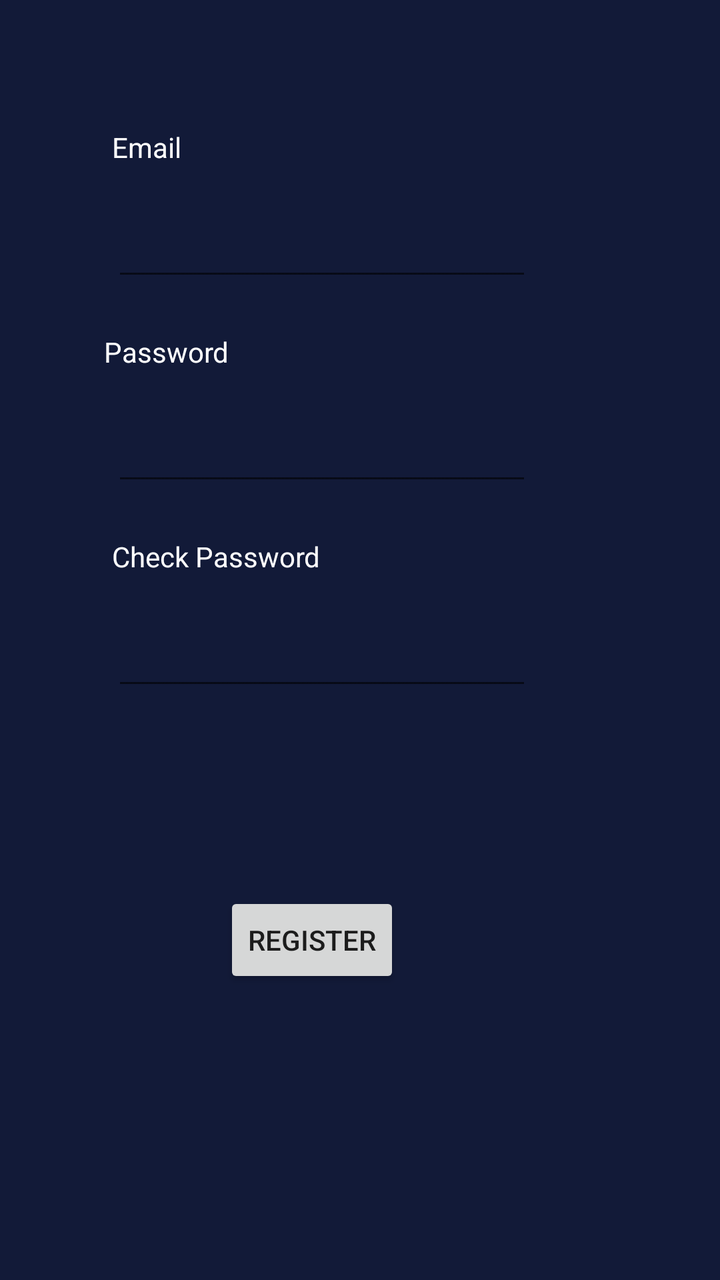
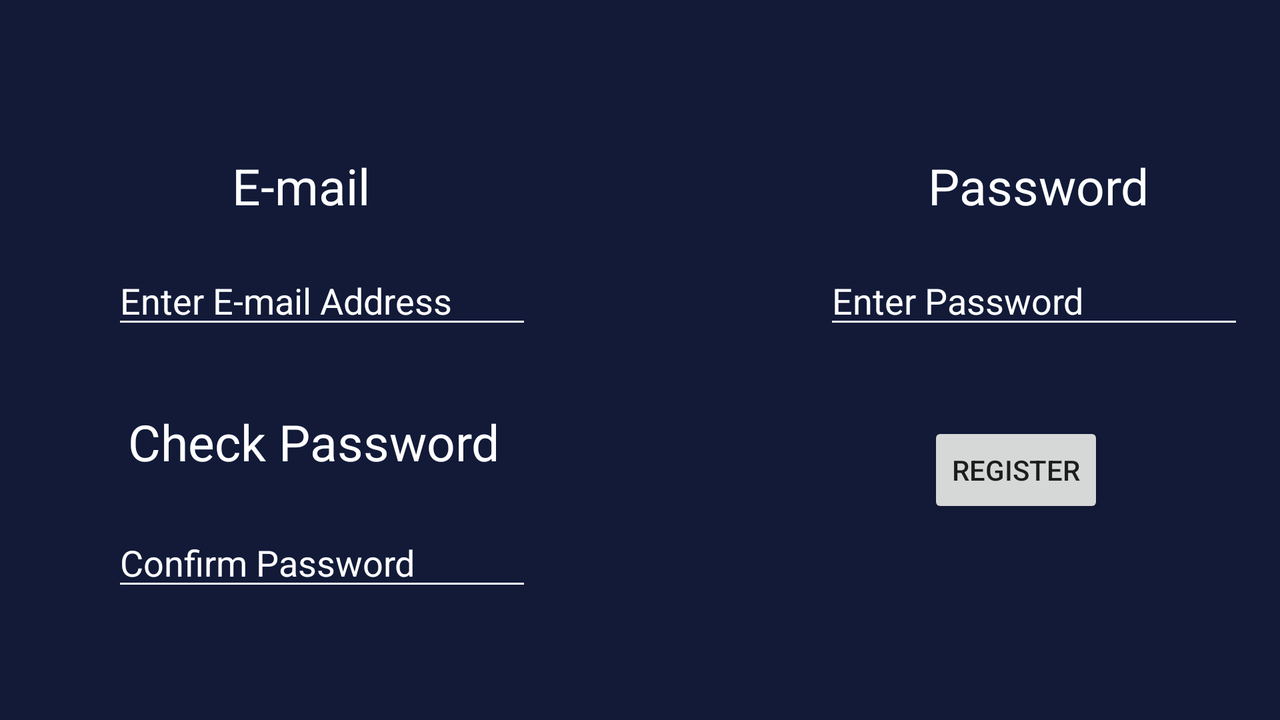

Two renders of one Android screen. The first uses the default layout on a phone; the second uses the alternative layout the repository ships for a different screen configuration, on a matching device. The two XML files are below.
<!-- AndroidManifest.xml: application theme AppTheme.Launcher -->
<!-- res/layout/activity_registration.xml -->
<?xml version="1.0" encoding="utf-8"?>
<androidx.constraintlayout.widget.ConstraintLayout xmlns:android="http://schemas.android.com/apk/res/android"
    xmlns:app="http://schemas.android.com/apk/res-auto"
    xmlns:tools="http://schemas.android.com/tools"
    android:layout_width="match_parent"
    android:layout_height="match_parent"
    android:background="#121a38"
    tools:context=".Registration">


    <EditText
        android:id="@+id/enterPassword"
        android:layout_width="wrap_content"
        android:layout_height="wrap_content"
        android:layout_marginStart="56dp"
        android:layout_marginTop="21dp"
        android:ems="10"
        android:inputType="textPassword"
        android:textColor="#FFFFFF"
        app:layout_constraintStart_toStartOf="parent"
        app:layout_constraintTop_toBottomOf="@+id/checkpassword" />

    <TextView
        android:id="@+id/Email"
        android:layout_width="wrap_content"
        android:layout_height="wrap_content"
        android:layout_marginStart="56dp"
        android:layout_marginTop="64dp"
        android:text="Email"
        android:textColor="#FFFFFF"
        app:layout_constraintStart_toStartOf="parent"
        app:layout_constraintTop_toTopOf="parent" />

    <TextView
        android:id="@+id/checkpassword"
        android:layout_width="wrap_content"
        android:layout_height="wrap_content"
        android:layout_marginStart="56dp"
        android:layout_marginTop="21dp"
        android:text="Check Password"
        android:textColor="#FFFFFF"
        app:layout_constraintStart_toStartOf="parent"
        app:layout_constraintTop_toBottomOf="@+id/EnterPassword" />

    <TextView
        android:id="@+id/Password"
        android:layout_width="wrap_content"
        android:layout_height="wrap_content"
        android:layout_marginStart="52dp"
        android:layout_marginTop="21dp"
        android:text="Password"
        android:textColor="#FFFFFF"
        app:layout_constraintStart_toStartOf="parent"
        app:layout_constraintTop_toBottomOf="@+id/EnterEmail" />


    <Button
        android:id="@+id/regButton"
        android:layout_width="wrap_content"
        android:layout_height="wrap_content"
        android:layout_marginStart="112dp"
        android:layout_marginTop="96dp"
        android:text="Register"
        app:layout_constraintStart_toStartOf="parent"
        app:layout_constraintTop_toBottomOf="@+id/enterPassword" />

    <TextView
        android:id="@+id/message"
        android:layout_width="wrap_content"
        android:layout_height="wrap_content"
        android:layout_marginStart="32dp"
        android:layout_marginTop="28dp"
        android:text="  "
        android:textColor="#FFFFFF"
        app:layout_constraintStart_toStartOf="parent"
        app:layout_constraintTop_toBottomOf="@+id/regButton" />

    <EditText
        android:id="@+id/EnterEmail"
        android:layout_width="wrap_content"
        android:layout_height="wrap_content"
        android:layout_marginStart="56dp"
        android:layout_marginTop="21dp"
        android:ems="10"
        android:inputType="textEmailAddress"
        android:textColor="#FFFFFF"
        app:layout_constraintStart_toStartOf="parent"
        app:layout_constraintTop_toBottomOf="@+id/Email" />

    <EditText
        android:id="@+id/EnterPassword"
        android:layout_width="wrap_content"
        android:layout_height="wrap_content"
        android:layout_marginStart="56dp"
        android:layout_marginTop="21dp"
        android:ems="10"
        android:inputType="textPassword"
        android:textColor="#FFFFFF"
        app:layout_constraintStart_toStartOf="parent"
        app:layout_constraintTop_toBottomOf="@+id/Password" />

</androidx.constraintlayout.widget.ConstraintLayout>
<!-- resources referenced by this layout -->
<resources>
  <style name="AppTheme.Launcher">
          <item name="android:windowBackground">@drawable/launch_screen</item>
      </style>
  <!-- drawable launch_screen (drawable) -->
  <?xml version="1.0" encoding="utf-8"?>
  <layer-list xmlns:android="http://schemas.android.com/apk/res/android" android:opacity="opaque">
  
      
      <item android:drawable="@android:color/white"/>
  
      
      <item>
  
          <bitmap
              android:src="@drawable/launch_image"
              android:gravity="center"/>
  
      </item>
  
  </layer-list>
  <!-- drawable launch_image: jpg bitmap (drawable, 211482 bytes) -->
</resources>
<!-- res/layout-land/activity_registration.xml (the repository's variant of the layout above) -->
<!-- drawn on the phone turned sideways -->
<?xml version="1.0" encoding="utf-8"?>
<androidx.constraintlayout.widget.ConstraintLayout xmlns:android="http://schemas.android.com/apk/res/android"
    xmlns:app="http://schemas.android.com/apk/res-auto"
    xmlns:tools="http://schemas.android.com/tools"
    android:layout_width="match_parent"
    android:layout_height="match_parent"
    android:background="#121a38"
    tools:context=".Registration">


    <Button
        android:id="@+id/regButton"
        android:layout_width="wrap_content"
        android:layout_height="wrap_content"
        android:layout_marginStart="464dp"
        android:layout_marginTop="211dp"
        android:text="@string/register"
        app:layout_constraintStart_toStartOf="parent"
        app:layout_constraintTop_toTopOf="parent" />

    <EditText
        android:id="@+id/enterPassword"
        android:layout_width="wrap_content"
        android:layout_height="wrap_content"
        android:layout_marginStart="56dp"
        android:layout_marginTop="259dp"
        android:backgroundTint="@color/cardview_light_background"
        android:ems="10"
        android:hint="@string/confirmPasswordHint"
        android:inputType="textPassword"
        android:textColor="#FFFFFF"
        app:layout_constraintStart_toStartOf="parent"
        app:layout_constraintTop_toTopOf="parent" />


    <EditText
        android:id="@+id/EnterEmail"
        android:layout_width="wrap_content"
        android:layout_height="wrap_content"
        android:layout_marginStart="56dp"
        android:layout_marginTop="128dp"
        android:backgroundTint="@color/cardview_light_background"
        android:ems="10"
        android:hint="@string/emailHint"
        android:inputType="textEmailAddress"
        android:textColor="#FFFFFF"
        app:layout_constraintStart_toStartOf="parent"
        app:layout_constraintTop_toTopOf="parent" />

    <EditText
        android:id="@+id/EnterPassword"
        android:layout_width="wrap_content"
        android:layout_height="wrap_content"
        android:layout_marginStart="412dp"
        android:layout_marginTop="128dp"
        android:backgroundTint="@color/cardview_light_background"
        android:ems="10"
        android:hint="@string/passwordHint"
        android:inputType="textPassword"
        android:textColor="#FFFFFF"
        app:layout_constraintStart_toStartOf="parent"
        app:layout_constraintTop_toTopOf="parent" />

    <TextView
        android:id="@+id/Email"
        android:layout_width="wrap_content"
        android:layout_height="wrap_content"
        android:layout_marginStart="116dp"
        android:layout_marginTop="76dp"
        android:text="@string/email"
        android:textColor="#FFFFFF"
        android:textSize="25dp"
        app:layout_constraintStart_toStartOf="parent"
        app:layout_constraintTop_toTopOf="parent" />

    <TextView
        android:id="@+id/message"
        android:layout_width="wrap_content"
        android:layout_height="wrap_content"
        android:layout_marginStart="464dp"
        android:layout_marginTop="284dp"
        android:textColor="#FFFFFF"
        app:layout_constraintStart_toStartOf="parent"
        app:layout_constraintTop_toTopOf="parent" />

    <TextView
        android:id="@+id/checkpassword"
        android:layout_width="wrap_content"
        android:layout_height="wrap_content"
        android:layout_marginStart="64dp"
        android:layout_marginTop="204dp"
        android:text="@string/checkPassword"
        android:textColor="#FFFFFF"
        android:textSize="25sp"
        app:layout_constraintStart_toStartOf="parent"
        app:layout_constraintTop_toTopOf="parent" />

    <TextView
        android:id="@+id/Password"
        android:layout_width="wrap_content"
        android:layout_height="wrap_content"
        android:layout_marginStart="464dp"
        android:layout_marginTop="76dp"
        android:text="@string/password"
        android:textColor="#FFFFFF"
        android:textSize="25sp"
        app:layout_constraintStart_toStartOf="parent"
        app:layout_constraintTop_toTopOf="parent" />

</androidx.constraintlayout.widget.ConstraintLayout>
<!-- resources referenced by the variant -->
<!-- as the phone turned sideways resolves them -->
<resources>
  <string name="checkPassword">Check Password</string>
  <string name="confirmPasswordHint">Confirm Password</string>
  <string name="email" translatable="false">E-mail</string>
  <string name="emailHint">Enter E-mail Address</string>
  <string name="password">Password</string>
  <string name="passwordHint">Enter Password</string>
  <string name="register">Register</string>
  <style name="AppTheme.Launcher">
          <item name="android:windowBackground">@drawable/launch_screen</item>
      </style>
  <!-- drawable launch_screen (drawable) -->
  <?xml version="1.0" encoding="utf-8"?>
  <layer-list xmlns:android="http://schemas.android.com/apk/res/android" android:opacity="opaque">
  
      
      <item android:drawable="@android:color/white"/>
  
      
      <item>
  
          <bitmap
              android:src="@drawable/launch_image"
              android:gravity="center"/>
  
      </item>
  
  </layer-list>
  <!-- drawable launch_image: jpg bitmap (drawable, 211482 bytes) -->
</resources>
